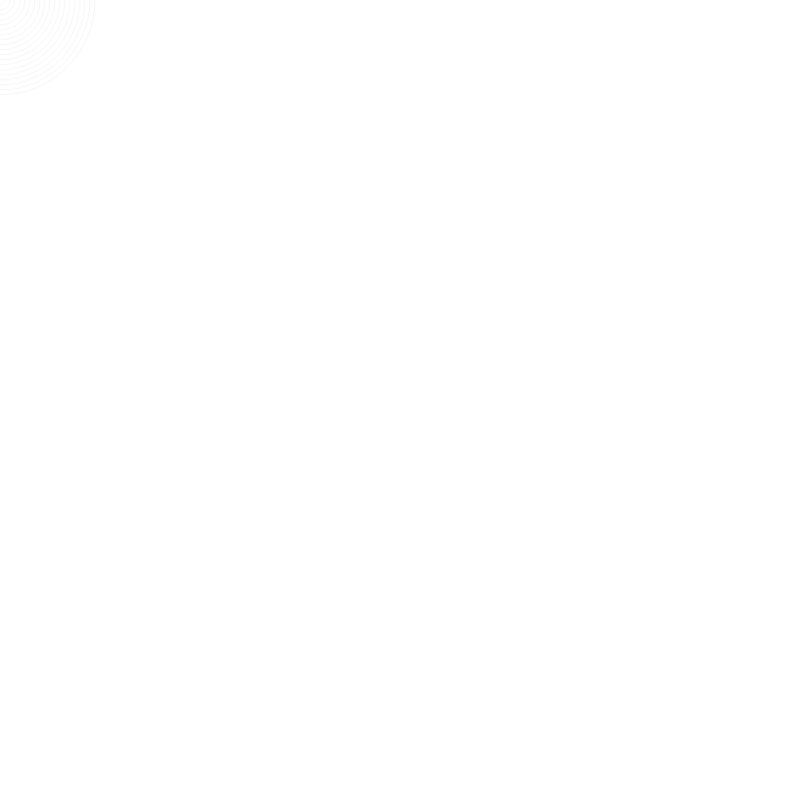
Frame 1 (no input)
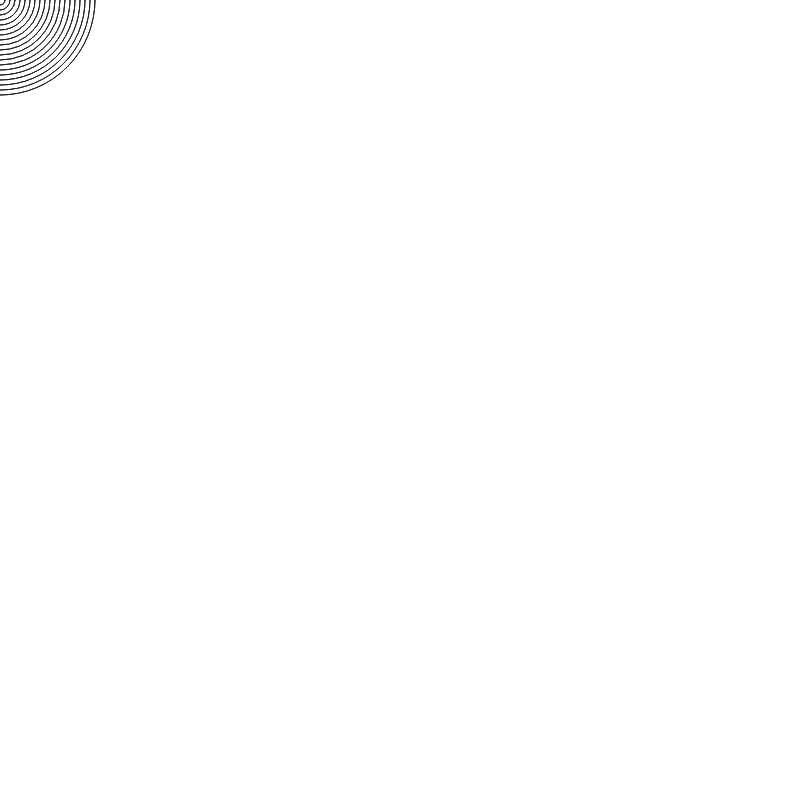
Frame 60 (no input)
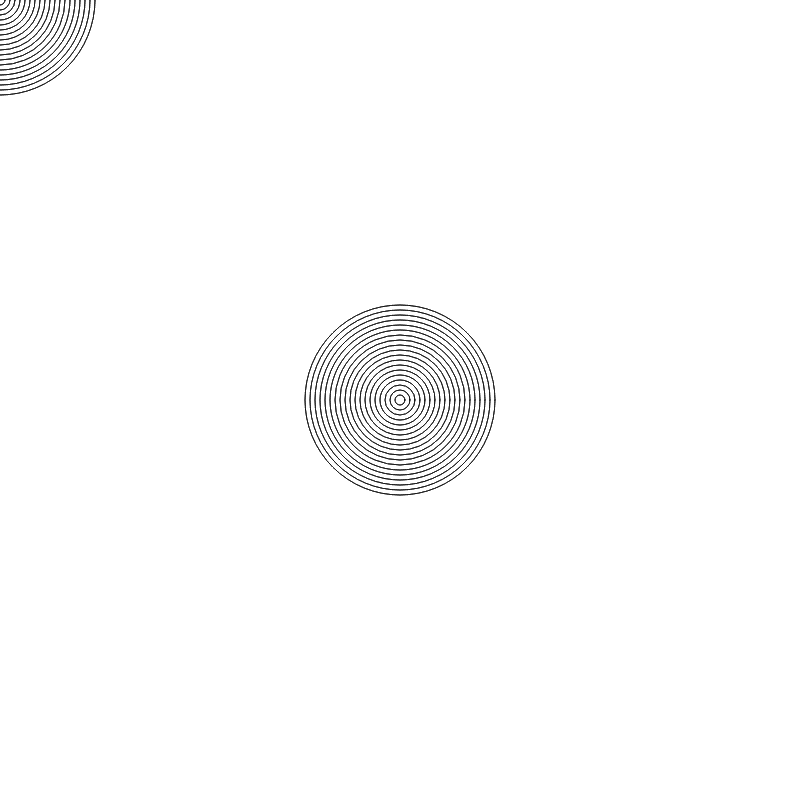
Frame 120 (the mouse pressed at the canvas centre since frame 60)

The p5.js sketch that drew these frames (run headless with seeded random() and noise() and a simulated clock; from frame 60 on, the mouse is pressed at the canvas centre):

// p5.js sketch
// ── sketch.js
/**
 * Introduction aux boucles
 *
 **/
var size;

function setup() {
  createCanvas(800, 800);
  noFill();
}

function draw() {
  // background(255);
  stroke(0,10);

  size = 10;
  while(size < width/4){
    ellipse(mouseX, mouseY, size, size);
    console.log(size);
    size+=10;
  }
}
